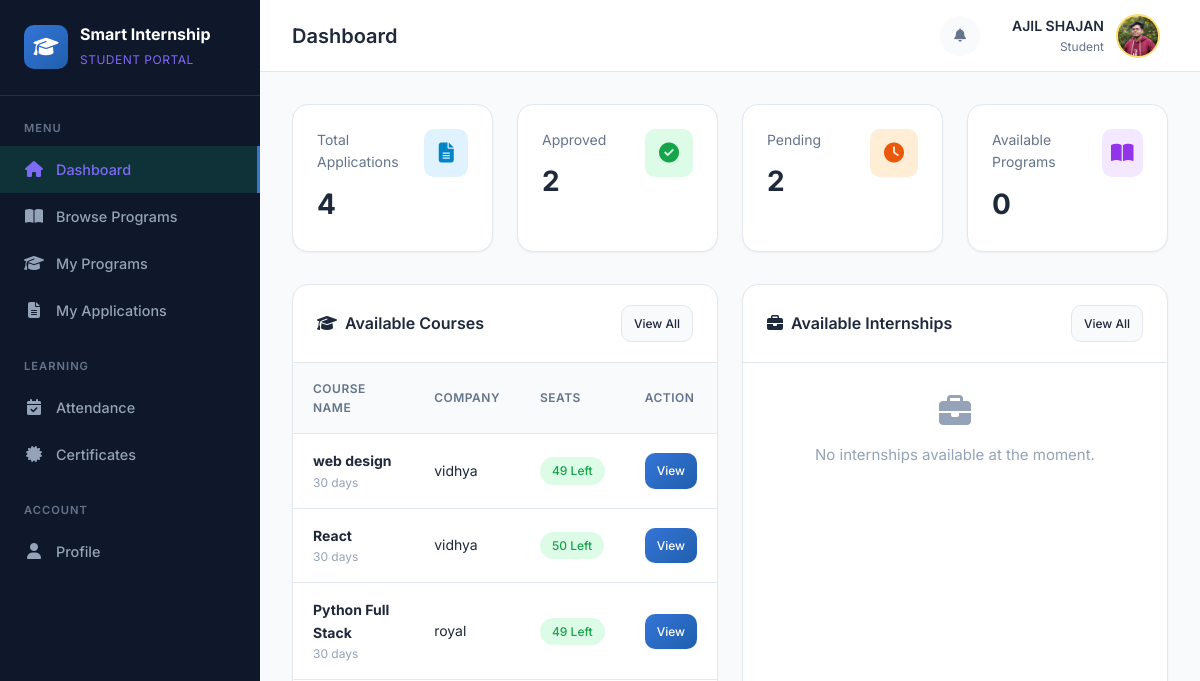
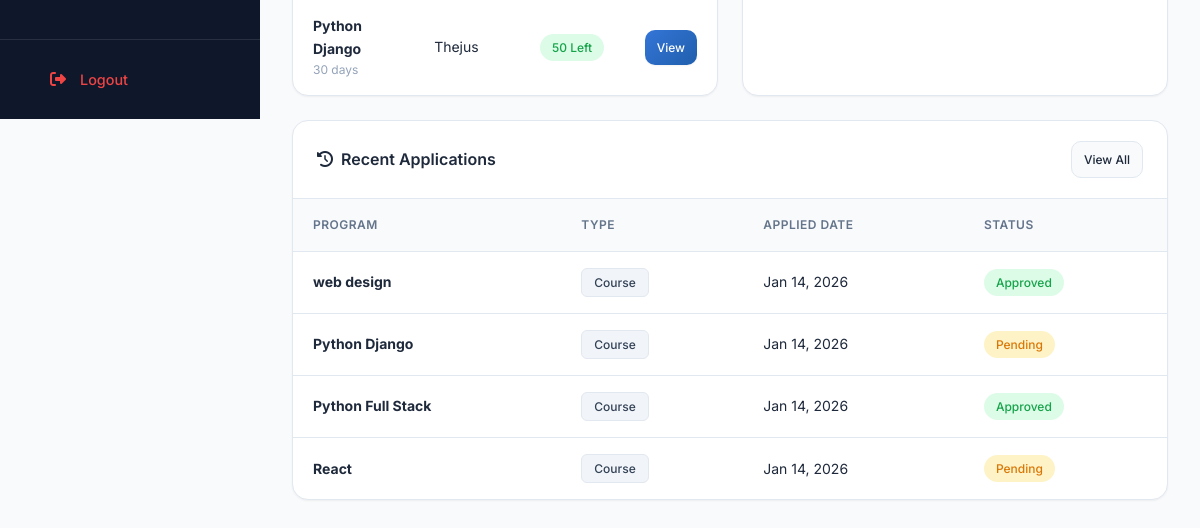
The page /student/dashboard/ (signed in) on the database as committed earlier (2 pictures, top to bottom).
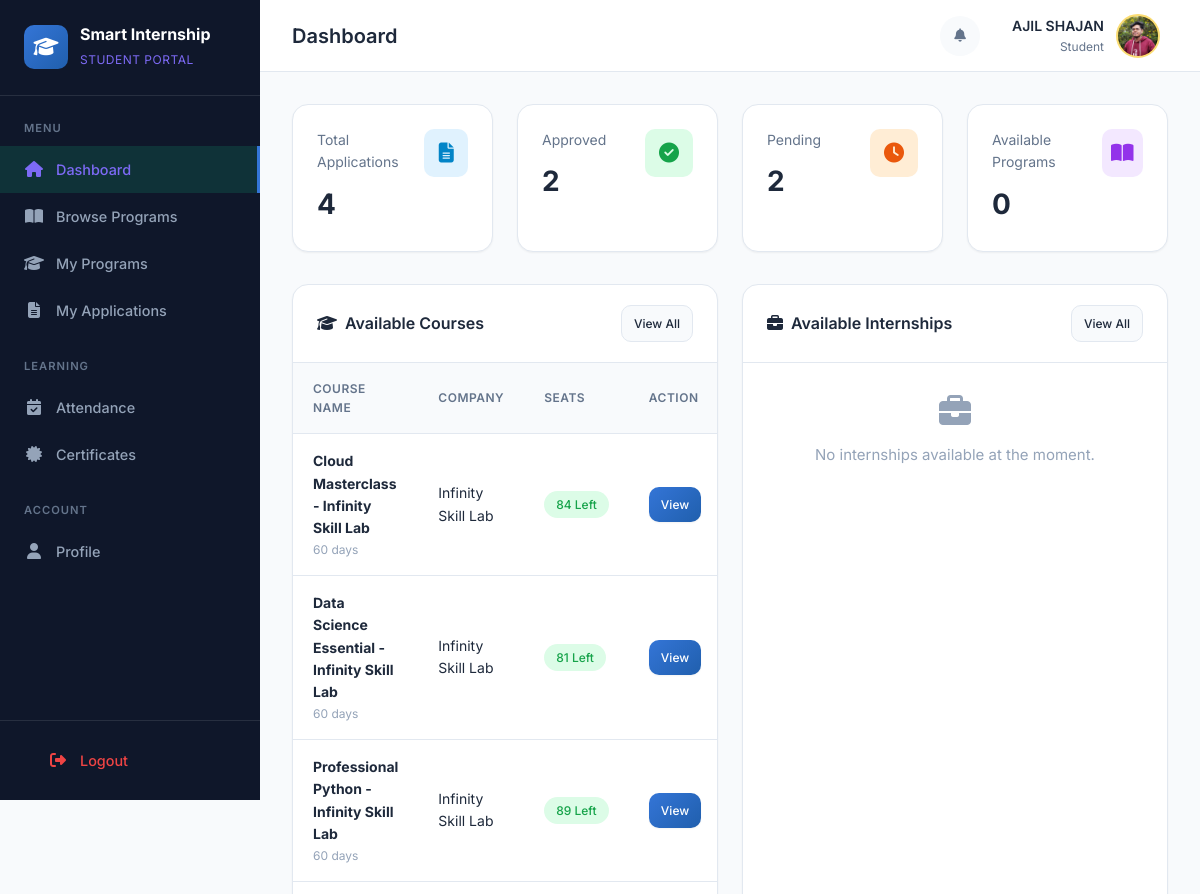
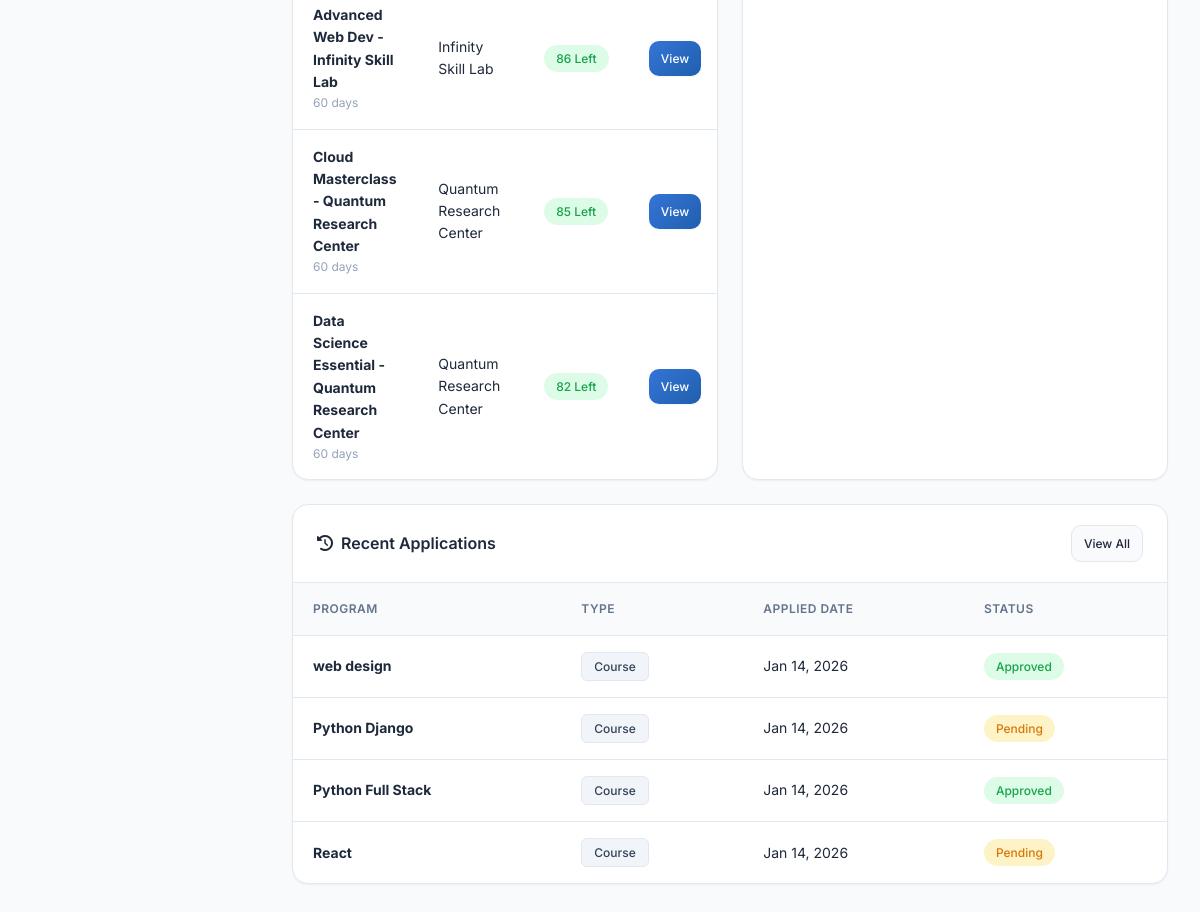
The same page on the database as committed later (2 pictures, top to bottom).
### courses/models.py (models this page shows, shortened)
class Course(models.Model):
    name = models.CharField(max_length=200)
    description = models.TextField(blank=True, null=True)
    institution = models.ForeignKey(Institution, on_delete=models.CASCADE)
    coordinator = models.ForeignKey(
        settings.AUTH_USER_MODEL,
        on_delete=models.SET_NULL,
        null=True,
        blank=True,
        limit_choices_to={'role': 'COORDINATOR'},
        related_name='coordinated_courses'
    )
    CATEGORY_CHOICES = (
        ('WEB', 'Web Development'),
        ('PYTHON', 'Python Programming'),
        ('DATA', 'Data Science'),
        ('AI', 'Artificial Intelligence'),
        ('APP', 'App Development'),
        ('CYBER', 'Cyber Security'),
        ('DESIGN', 'UI/UX Design'),
        ('OTHER', 'Other'),
    )
    category = models.CharField(max_length=20, choices=CATEGORY_CHOICES, default='OTHER')
    duration_days = models.IntegerField(default=30, help_text="Duration in days")
    max_students = models.IntegerField(default=50)
    start_date = models.DateField(blank=True, null=True)
    end_date = models.DateField(blank=True, null=True)
    eligibility = models.TextField(blank=True, null=True, help_text="Eligibility criteria")
    is_active = models.BooleanField(default=True)
    created_at = models.DateTimeField(auto_now_add=True)
    updated_at = models.DateTimeField(auto_now=True)
    class Meta:
        verbose_name = 'Course'
        verbose_name_plural = 'Courses'
        ordering = ['-created_at']
    @property
    def enrolled_count(self):
        return self.application_set.filter(status='APPROVED').count()
    @property
    def available_seats(self):
        return self.max_students - self.enrolled_count

### institutions/models.py (models this page shows, shortened)
class Institution(models.Model):
    name = models.CharField(max_length=200, verbose_name='Company Name')
    location = models.CharField(max_length=200)
    address = models.TextField(blank=True, null=True)
    phone = models.CharField(max_length=15, blank=True, null=True, verbose_name='Company Phone')
    email = models.EmailField(blank=True, null=True, verbose_name='Company Email')
    website = models.URLField(blank=True, null=True)
    logo = models.ImageField(upload_to='companies/', blank=True, null=True)
    description = models.TextField(blank=True, null=True)
    hr_coordinator_name = models.CharField(max_length=200, blank=True, null=True, verbose_name='HR Coordinator Name')
    hr_coordinator_phone = models.CharField(max_length=15, blank=True, null=True, verbose_name='HR Coordinator Phone')
    hr_coordinator_email = models.EmailField(blank=True, null=True, verbose_name='HR Coordinator Email')
    coordinator = models.ForeignKey(
        settings.AUTH_USER_MODEL,
        on_delete=models.SET_NULL,
        null=True,
        blank=True,
        limit_choices_to={'role': 'COORDINATOR'},
        related_name='managed_companies'
    )
    is_active = models.BooleanField(default=True)
    created_at = models.DateTimeField(auto_now_add=True)
    updated_at = models.DateTimeField(auto_now=True)
    class Meta:
        verbose_name = 'Company'
        verbose_name_plural = 'Companies'
        ordering = ['name']

### applications/models.py (models this page shows, shortened)
class Application(models.Model):
    STATUS_CHOICES = [
        ('PENDING', 'Pending'),
        ('APPROVED', 'Approved'),
        ('REJECTED', 'Rejected'),
        ('WITHDRAWN', 'Withdrawn'),
    ]
    student = models.ForeignKey(
        settings.AUTH_USER_MODEL,
        on_delete=models.CASCADE,
        limit_choices_to={'role': 'STUDENT'},
        related_name='applications'
    )
    course = models.ForeignKey(Course, null=True, blank=True, on_delete=models.CASCADE)
    internship = models.ForeignKey(Internship, null=True, blank=True, on_delete=models.CASCADE)
    status = models.CharField(max_length=20, choices=STATUS_CHOICES, default='PENDING')
    applied_at = models.DateTimeField(auto_now_add=True)
    reviewed_at = models.DateTimeField(blank=True, null=True)
    reviewed_by = models.ForeignKey(
        settings.AUTH_USER_MODEL,
        on_delete=models.SET_NULL,
        null=True,
        blank=True,
        related_name='reviewed_applications'
    )
    notes = models.TextField(blank=True, null=True, help_text="Notes from reviewer")
    student_remarks = models.TextField(blank=True, null=True, help_text="Remarks from student")
    class Meta:
        verbose_name = 'Application'
        verbose_name_plural = 'Applications'
        ordering = ['-applied_at']
    @property
    def program_name(self):
        if self.course:
            return self.course.name
        elif self.internship:
            return self.internship.title
        return 'N/A'
    @property
    def program_type(self):
        if self.course:
            return 'Course'
        elif self.internship:
            return 'Internship'
        return 'N/A'

### accounts/student_views.py (the view, shortened to what this page needs)
# urls.py: path('dashboard/', coordinator_views.dashboard, name='dashboard'),
@student_required
def dashboard(request):
    student = request.user
    query = request.GET.get('q', '')
    program_type = request.GET.get('type', 'all')
    courses = Course.objects.filter(is_active=True)
    internships = Internship.objects.filter(is_active=True)
    recent_applications = Application.objects.filter(
        student=student
    ).filter(
        Q(course__is_active=True) | Q(internship__is_active=True)
    ).order_by('-applied_at')[:5]
    total_applications = Application.objects.filter(
        student=student
    ).filter(
        Q(course__is_active=True) | Q(internship__is_active=True)
    ).count()
    approved_applications = Application.objects.filter(
        student=student,
        status='APPROVED'
    ).filter(
        Q(course__is_active=True) | Q(internship__is_active=True)
    ).count()
    pending_applications = Application.objects.filter(
        student=student,
        status='PENDING'
    ).filter(
        Q(course__is_active=True) | Q(internship__is_active=True)
    ).count()
    context = {
        'courses': courses[:6],
        'internships': internships[:6],
        'recent_applications': recent_applications,
        'total_applications': total_applications,
        'approved_applications': approved_applications,
        'pending_applications': pending_applications,
        'query': query,
        'program_type': program_type,
        'categories': Course.CATEGORY_CHOICES,
    }
    return render(request, 'student/dashboard.html', context)

### templates/student/dashboard.html (shortened to what the changed rows need)
{% extends 'student/base.html' %}
{% block page_title %}Dashboard{% endblock %}
{% block content %}
<div style="display: grid; grid-template-columns: 1fr 1fr; gap: var(--space-6);">
    <div class="card">
        <div class="card-body" style="padding: 0;">
            {% if courses %}
            <div class="table-container">
                <table class="data-table">
                    <thead>
                        <tr>
                            <th>Course Name</th>
                            <th>Company</th>
                            <th>Seats</th>
                            <th>Action</th>
                        </tr>
                    </thead>
                    <tbody>
                        {% for course in courses %}
                        <tr>
                            <td>
                                <strong>{{ course.name }}</strong>
                                <div style="font-size: 0.75rem; color: var(--text-muted);">{{ course.duration_days }} days</div>
                            </td>
                            <td>{{ course.institution.name }}</td>
                            <td>
                                <span class="badge {% if course.available_seats > 0 %}badge-success{% else %}badge-error{% endif %}">{{ course.available_seats }} left</span>
                            </td>
                            <td>
                                <a href="{% url 'student:program_detail' course.id %}?type=course" class="btn btn-primary btn-sm">View</a>
                            </td>
                        </tr>
                        {% endfor %}
                    </tbody>
                </table>
            </div>
            {% else %}
            <div style="padding: var(--space-8); text-align: center; color: var(--text-muted);">
                <i class="fas fa-book" style="font-size: 2rem; margin-bottom: var(--space-4);"></i>
                <p>No courses available at the moment.</p>
            </div>
            {% endif %}
        </div>
    </div>
</div>
<div class="card" style="margin-top: var(--space-6);">
    <div class="card-body" style="padding: 0;">
        {% if recent_applications %}
        <div class="table-container">
            <table class="data-table">
                <thead>
                    <tr>
                        <th>Program</th>
                        <th>Type</th>
                        <th>Applied Date</th>
                        <th>Status</th>
                    </tr>
                </thead>
                <tbody>
                    {% for app in recent_applications %}
                    <tr>
                        <td><strong>{{ app.program_name }}</strong></td>
                        <td>
                            <span class="tag">{{ app.program_type }}</span>
                        </td>
                        <td>{{ app.applied_at|date:"M d, Y" }}</td>
                        <td>
                            <span class="badge
                                {% if app.status == 'APPROVED' %}badge-success
                                {% elif app.status == 'PENDING' %}badge-warning
                                {% elif app.status == 'REJECTED' %}badge-error
                                {% else %}badge-neutral{% endif %}">
                                {{ app.get_status_display }}
                            </span>
                        </td>
                    </tr>
                    {% endfor %}
                </tbody>
            </table>
        </div>
        {% endif %}
    </div>
</div>
{% endblock %}

Rows that differ between the two databases and show on the page:
no longer on this page (row unchanged): Course: name "web design", duration_days "30", institution.name "vidhya", available_seats "49"
no longer on this page (row unchanged): Course: name "React", duration_days "30", institution.name "vidhya", available_seats "50"
no longer on this page (row unchanged): Course: name "Python Full Stack", duration_days "30", institution.name "royal", available_seats "49"
no longer on this page (row unchanged): Course: name "Python Django", duration_days "30", institution.name "Thejus", available_seats "50"
added Course: name "Cloud Masterclass - Infinity Skill Lab", duration_days "60", institution.name "Infinity Skill Lab", available_seats "84"
added Course: name "Data Science Essential - Infinity Skill Lab", duration_days "60", institution.name "Infinity Skill Lab", available_seats "81"
added Course: name "Professional Python - Infinity Skill Lab", duration_days "60", institution.name "Infinity Skill Lab", available_seats "89"
added Course: name "Advanced Web Dev - Infinity Skill Lab", duration_days "60", institution.name "Infinity Skill Lab", available_seats "86"
added Course: name "Cloud Masterclass - Quantum Research Center", duration_days "60", institution.name "Quantum Research Center", available_seats "85"
added Course: name "Data Science Essential - Quantum Research Center", duration_days "60", institution.name "Quantum Research Center", available_seats "82"
